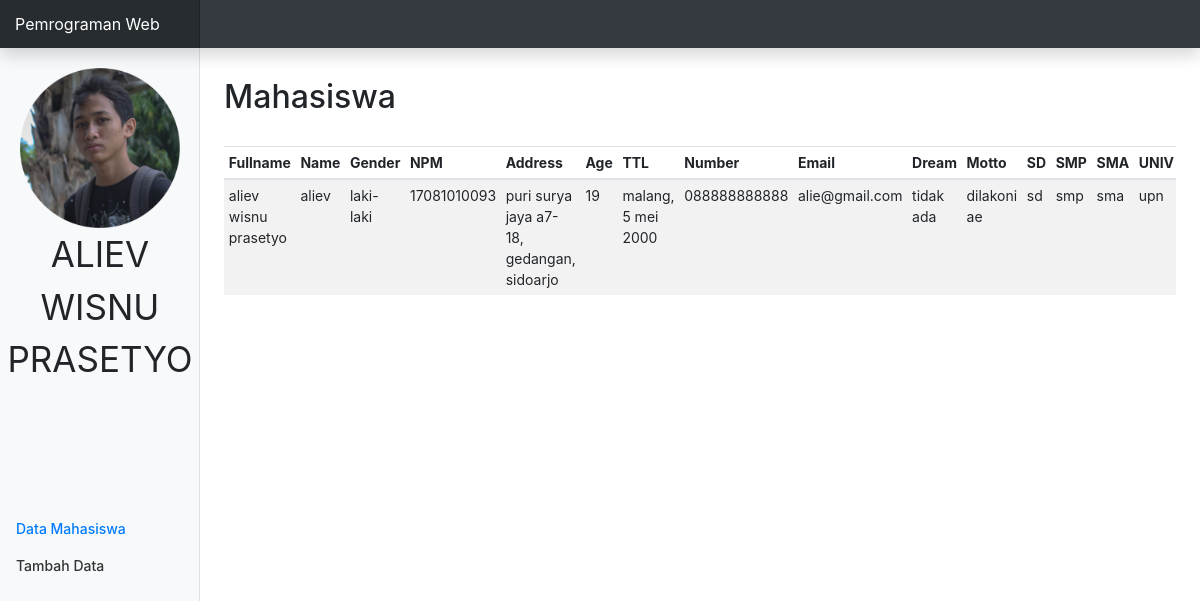
The page / on the database its author committed.
### tables this page shows
CREATE TABLE `register` (
  `fullname` varchar(99) NOT NULL,
  `nama` varchar(99) NOT NULL,
  `gender` varchar(99) NOT NULL,
  `npm` varchar(99) NOT NULL,
  `addres` varchar(99) NOT NULL,
  `age` varchar(99) NOT NULL,
  `ttl` varchar(99) NOT NULL,
  `nomor` varchar(99) NOT NULL,
  `email` varchar(99) NOT NULL,
  `dream` varchar(99) NOT NULL,
  `motto` varchar(99) NOT NULL,
  `sd` varchar(99) NOT NULL,
  `smp` varchar(99) NOT NULL,
  `sma` varchar(99) NOT NULL,
  `univ` varchar(99) NOT NULL
);

### conn.php (called while the page is built, shortened)
<?php
function connection() {
   $dbServer = 'localhost';
   $dbUser = 'root';
   $dbPass = '';
   $dbName = "pemweb";
   $conn = mysqli_connect($dbServer, $dbUser, $dbPass);
   mysqli_select_db($conn,$dbName);
   return $conn;
}

### index.php (the view, shortened to what this page needs)
<?php
  include ('conn.php');
?>
<!DOCTYPE html>
<html>
  <head>
    <link href="assets/css/bootstrap.min.css" rel="stylesheet">
    <link href="assets/css/dashboard.css" rel="stylesheet">
  </head>
  <body>
    <nav class="navbar navbar-dark fixed-top bg-dark flex-md-nowrap p-0 shadow">
      <a class="navbar-brand col-sm-3 col-md-2 mr-0" href="#">Pemrograman Web</a>
    </nav>
    <div class="container-fluid">
      <div class="row">
        <nav class="col-md-2 d-none d-md-block bg-light sidebar">
        <img src="aliev.png" style="width:90%; padding-left:10%; padding-top:10%" class="center">
        <p style="text-align: center; font-size: 35px">ALIEV WISNU PRASETYO</p>
          <div class="sidebar-sticky">
            <ul class="nav flex-column" style="margin-top:100px;">
               <li class="nav-item">
                <a class="nav-link active" href="<?php echo "index.php"; ?>">Data Mahasiswa</a>
              </li>
              <li class="nav-item">
                <a class="nav-link" href="<?php echo "form.php"; ?>">Tambah Data</a>
              </li>
            </ul>
          </div>
        </nav>
        <main role="main" class="col-md-9 ml-sm-auto col-lg-10 px-4">
          <h2 style="margin: 30px 0 30px 0;">Mahasiswa</h2>
          <div class="table-responsive">
            <table class="table table-striped table-sm">
              <thead>
                <tr>
                  <th>Fullname</th>
                  <th>Name</th>
                  <th>Gender</th>
                  <th>NPM</th>
                  <th>Address</th>
                  <th>Age</th>
                  <th>TTL</th>
                  <th>Number</th>
                  <th>Email</th>
                  <th>Dream</th>
                  <th>Motto</th>
                  <th>SD</th>
                  <th>SMP</th>
                  <th>SMA</th>
                  <th>UNIV</th>
                </tr>
              </thead>
              <tbody>
                <?php
                  $query = "SELECT * FROM register";
                  $result = mysqli_query(connection(),$query);
                 ?>
                 <?php while($data = mysqli_fetch_array($result)): ?>
                  <tr>
                    <td><?php echo $data['fullname'];  ?></td>
                    <td><?php echo $data['nama'];  ?></td>
                    <td><?php echo $data['gender'];  ?></td>
                    <td><?php echo $data['npm'];  ?></td>
                    <td><?php echo $data['addres'];  ?></td>
                    <td><?php echo $data['age'];  ?></td>
                    <td><?php echo $data['ttl'];  ?></td>
                    <td><?php echo $data['nomor'];  ?></td>
                    <td><?php echo $data['email'];  ?></td>
                    <td><?php echo $data['dream'];  ?></td>
                    <td><?php echo $data['motto'];  ?></td>
                    <td><?php echo $data['sd'];  ?></td>
                    <td><?php echo $data['smp'];  ?></td>
                    <td><?php echo $data['sma'];  ?></td>
                    <td><?php echo $data['univ'];  ?></td>
                  </tr>
                 <?php endwhile ?>
              </tbody>
            </table>
          </div>
        </main>
      </div>
    </div>
  </body>
</html>

### assets/css/dashboard.css (style rules this page uses)
body { font-size: .875rem; }
.sidebar { position: fixed; top: 0; bottom: 0; left: 0; z-index: 100; padding: 48px 0 0; box-shadow: inset -1px 0 0 rgba(0, 0, 0, .1); }
.sidebar-sticky { position: relative; top: 0; height: calc(100vh - 48px); padding-top: .5rem; overflow-x: hidden; overflow-y: auto; }
.sidebar .nav-link { font-weight: 500; color: #333; }
.sidebar .nav-link.active { color: #007bff; }
[role="main"] { padding-top: 48px; }
.navbar-brand { padding-top: .75rem; padding-bottom: .75rem; font-size: 1rem; background-color: rgba(0, 0, 0, .25); box-shadow: inset -1px 0 0 rgba(0, 0, 0, .25); }

### rows shown on the page
register: fullname "aliev wisnu prasetyo", nama "aliev", gender "laki-laki", npm "17081010093", addres "puri surya jaya a7-18, gedangan, sidoarjo", age "19", ttl "malang, 5 mei 2000", nomor "088888888888", email "alie@gmail.com", dream "tidak ada", motto "dilakoni ae", sd "sd", smp "smp", sma "sma", univ "upn"
